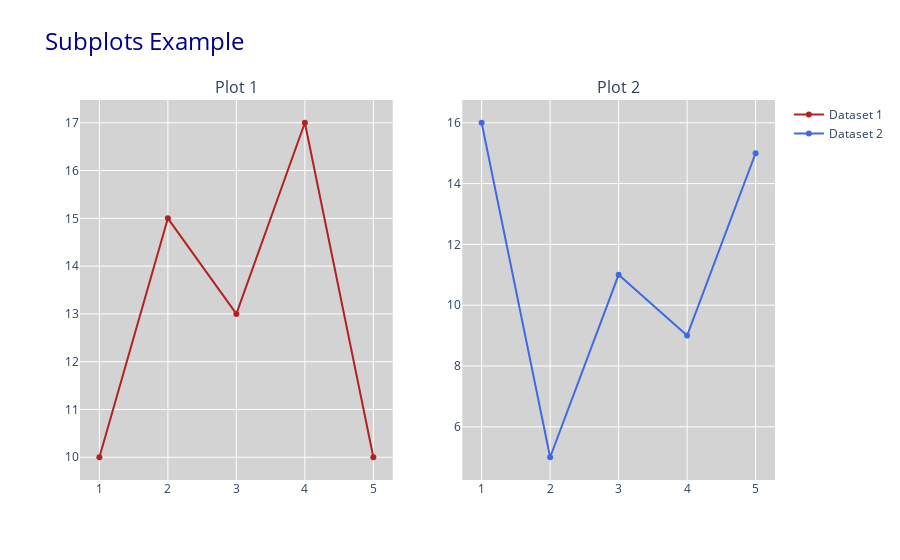

The cell this chart's notebook holds for it:
### Markdown cell above
# Create Subplots
Use Plotly to create subplots for displaying multiple plots in a single figure.

### Code cell
# Create Subplots

from plotly.subplots import make_subplots

# Create subplots: 1 row, 2 columns
fig = make_subplots(rows=1, cols=2, subplot_titles=("Plot 1", "Plot 2"))

# Add first trace to the first subplot
fig.add_trace(go.Scatter(x=x1, y=y1, mode='lines+markers', name='Dataset 1', line=dict(color='firebrick', width=2)), row=1, col=1)

# Add second trace to the second subplot
fig.add_trace(go.Scatter(x=x1, y=y2, mode='lines+markers', name='Dataset 2', line=dict(color='royalblue', width=2)), row=1, col=2)

# Update layout with custom appearance
fig.update_layout(
    title='Subplots Example',
    title_font=dict(size=24, color='darkblue'),
    plot_bgcolor='lightgrey'
)

# Show the plot
fig.show()

### Figure 1 — Plotly figure (JSON) as saved in the notebook; plotly's stock layout.template omitted (floating-point values rounded to 4 significant figures)
{"data": [{"line": {"color": "firebrick", "width": 2}, "mode": "lines+markers", "name": "Dataset 1", "type": "scatter", "x": [1, 2, 3, 4, 5], "xaxis": "x", "y": [10, 15, 13, 17, 10], "yaxis": "y"}, {"line": {"color": "royalblue", "width": 2}, "mode": "lines+markers", "name": "Dataset 2", "type": "scatter", "x": [1, 2, 3, 4, 5], "xaxis": "x2", "y": [16, 5, 11, 9, 15], "yaxis": "y2"}], "layout": {"annotations": [{"font": {"size": 16}, "showarrow": false, "text": "Plot 1", "x": 0.225, "xanchor": "center", "xref": "paper", "y": 1, "yanchor": "bottom", "yref": "paper"}, {"font": {"size": 16}, "showarrow": false, "text": "Plot 2", "x": 0.775, "xanchor": "center", "xref": "paper", "y": 1, "yanchor": "bottom", "yref": "paper"}], "plot_bgcolor": "lightgrey", "title": {"font": {"color": "darkblue", "size": 24}, "text": "Subplots Example"}, "xaxis": {"anchor": "y", "domain": [0, 0.45]}, "xaxis2": {"anchor": "y2", "domain": [0.55, 1]}, "yaxis": {"anchor": "x", "domain": [0, 1]}, "yaxis2": {"anchor": "x2", "domain": [0, 1]}}}
